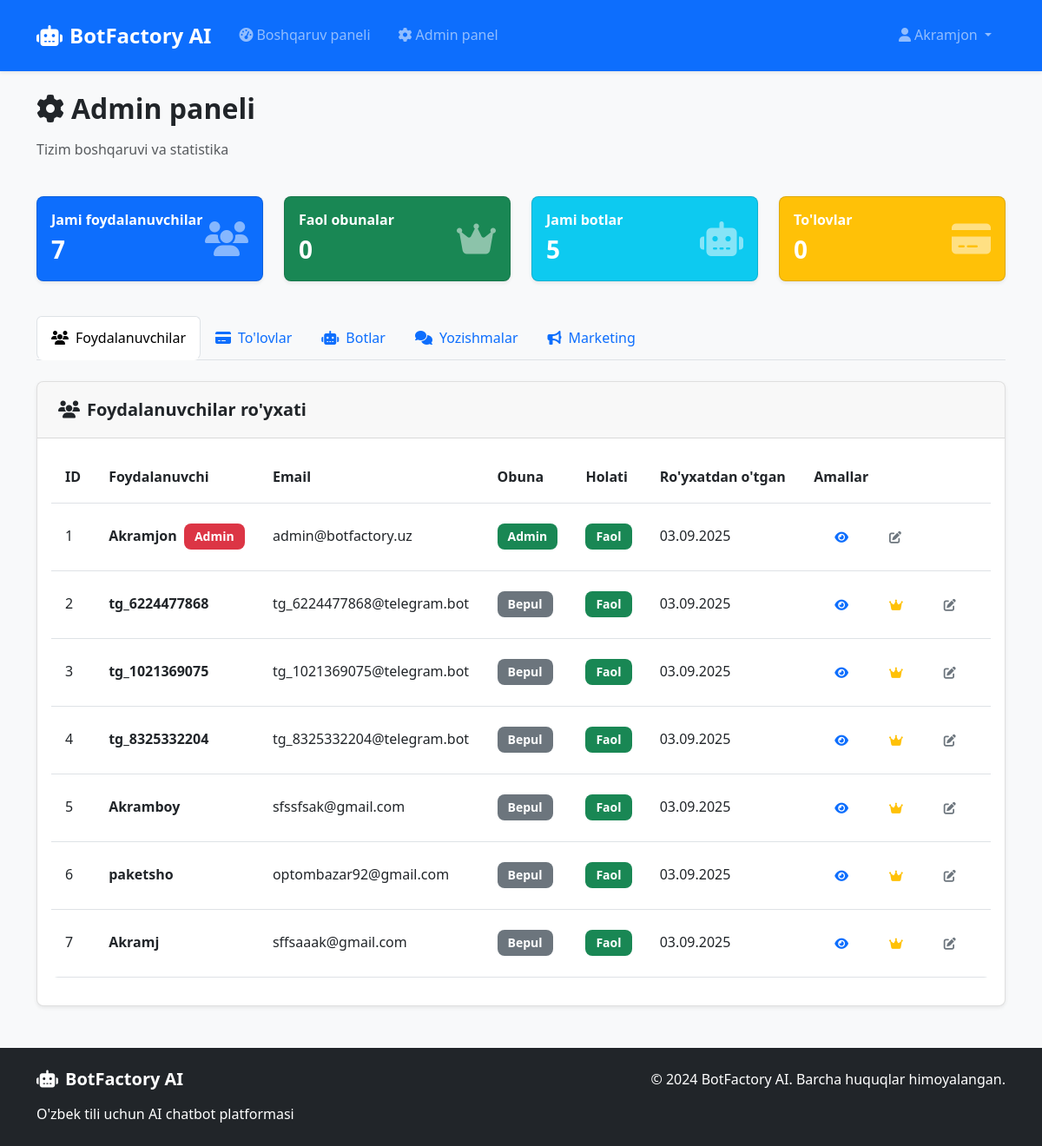
The page /admin/ (signed in) on the database its author committed.
### models.py (models this page shows, shortened)
class User(UserMixin, db.Model):
    id = db.Column(db.Integer, primary_key=True)
    username = db.Column(db.String(64), unique=True, nullable=False)
    email = db.Column(db.String(120), unique=True, nullable=False)
    password_hash = db.Column(db.String(256), nullable=False)
    language = db.Column(db.String(2), default='uz')  # uz/ru/en
    subscription_type = db.Column(db.String(20), default='free')  # free/basic/premium/admin
    subscription_end_date = db.Column(db.DateTime)
    is_admin = db.Column(db.Boolean, default=False)
    _is_active = db.Column('is_active', db.Boolean, default=True)
    created_at = db.Column(db.DateTime, default=datetime.utcnow)
    telegram_id = db.Column(db.String(50), unique=True)
    instagram_id = db.Column(db.String(50), unique=True)
    whatsapp_number = db.Column(db.String(20), unique=True)
    phone_number = db.Column(db.String(20))
    admin_chat_id = db.Column(db.String(50))  # Admin telegram chat ID for notifications
    notification_channel = db.Column(db.String(100))  # Telegram channel for notifications
    notifications_enabled = db.Column(db.Boolean, default=False)
    bots = db.relationship('Bot', backref='owner', lazy=True, cascade='all, delete-orphan')
    payments = db.relationship('Payment', backref='user', lazy=True)
    @property
    def is_active(self):
        return self._is_active
    @is_active.setter
    def is_active(self, value):
        """Allow setting is_active"""
        self._is_active = value

### routes.py (the view)
@main_bp.route('/admin')
@main_bp.route('/admin/')
@login_required
def admin():
    if not current_user.is_admin:
        flash('Sizda admin huquqi yo\'q!', 'error')
        return redirect(url_for('main.dashboard'))
    users = User.query.all()
    payments = Payment.query.order_by(Payment.created_at.desc()).limit(50).all()
    bots = Bot.query.all()
    stats = {
        'total_users': User.query.count(),
        'active_subscriptions': User.query.filter(User.subscription_type.in_(['starter', 'basic', 'premium'])).count(),
        'total_bots': Bot.query.count(),
        'total_payments': Payment.query.filter_by(status='completed').count(),
        'monthly_revenue': Payment.query.filter(
            Payment.status == 'completed',
            Payment.created_at >= datetime.utcnow() - timedelta(days=30)
        ).count()
    }
    broadcasts = BroadcastMessage.query.order_by(BroadcastMessage.created_at.desc()).limit(10).all()
    chat_history = ChatHistory.query.order_by(ChatHistory.created_at.desc()).limit(50).all()
    return render_template('admin.html', users=users, payments=payments,
                         bots=bots, stats=stats, broadcasts=broadcasts, chat_history=chat_history)

### app.py (called while the page is built)
@app.after_request
def after_request(response):
    response.headers["Cache-Control"] = "no-cache, no-store, must-revalidate"
    response.headers["Pragma"] = "no-cache"
    response.headers["Expires"] = "0"
    return response

@login_manager.user_loader
def load_user(user_id):
    from models import User
    return User.query.get(int(user_id))

### templates/admin.html (shortened to what this page needs)
{% extends "base.html" %}
{% block content %}
<div class="row mb-4">
    <div class="col-12">
        <h2><i class="fas fa-cog me-2"></i>Admin paneli</h2>
        <p class="text-muted">Tizim boshqaruvi va statistika</p>
    </div>
</div>
<div class="row mb-4">
    <div class="col-md-3 mb-3">
        <div class="card bg-primary text-white">
            <div class="card-body">
                <div class="d-flex align-items-center">
                    <div class="flex-grow-1">
                        <h6 class="card-title">Jami foydalanuvchilar</h6>
                        <h3 class="mb-0">{{ stats.total_users }}</h3>
                    </div>
                    <div class="fs-1 opacity-50">
                        <i class="fas fa-users"></i>
                    </div>
                </div>
            </div>
        </div>
    </div>
    <div class="col-md-3 mb-3">
        <div class="card bg-success text-white">
            <div class="card-body">
                <div class="d-flex align-items-center">
                    <div class="flex-grow-1">
                        <h6 class="card-title">Faol obunalar</h6>
                        <h3 class="mb-0">{{ stats.active_subscriptions }}</h3>
                    </div>
                    <div class="fs-1 opacity-50">
                        <i class="fas fa-crown"></i>
                    </div>
                </div>
            </div>
        </div>
    </div>
    <div class="col-md-3 mb-3">
        <div class="card bg-info text-white">
            <div class="card-body">
                <div class="d-flex align-items-center">
                    <div class="flex-grow-1">
                        <h6 class="card-title">Jami botlar</h6>
                        <h3 class="mb-0">{{ stats.total_bots }}</h3>
                    </div>
                    <div class="fs-1 opacity-50">
                        <i class="fas fa-robot"></i>
                    </div>
                </div>
            </div>
        </div>
    </div>
    <div class="col-md-3 mb-3">
        <div class="card bg-warning text-white">
            <div class="card-body">
                <div class="d-flex align-items-center">
                    <div class="flex-grow-1">
                        <h6 class="card-title">To'lovlar</h6>
                        <h3 class="mb-0">{{ stats.total_payments }}</h3>
                    </div>
                    <div class="fs-1 opacity-50">
                        <i class="fas fa-credit-card"></i>
                    </div>
                </div>
            </div>
        </div>
    </div>
</div>
<ul class="nav nav-tabs mb-4" id="adminTabs" role="tablist">
    <li class="nav-item" role="presentation">
        <button class="nav-link active" id="users-tab" data-bs-toggle="tab" data-bs-target="#users" type="button">
            <i class="fas fa-users me-2"></i>Foydalanuvchilar
        </button>
    </li>
    <li class="nav-item" role="presentation">
        <button class="nav-link" id="payments-tab" data-bs-toggle="tab" data-bs-target="#payments" type="button">
            <i class="fas fa-credit-card me-2"></i>To'lovlar
        </button>
    </li>
    <li class="nav-item" role="presentation">
        <button class="nav-link" id="bots-tab" data-bs-toggle="tab" data-bs-target="#bots" type="button">
            <i class="fas fa-robot me-2"></i>Botlar
        </button>
    </li>
    <li class="nav-item" role="presentation">
        <button class="nav-link" id="chat-history-tab" data-bs-toggle="tab" data-bs-target="#chat-history" type="button">
            <i class="fas fa-comments me-2"></i>Yozishmalar
        </button>
    </li>
    <li class="nav-item" role="presentation">
        <button class="nav-link" id="marketing-tab" data-bs-toggle="tab" data-bs-target="#marketing" type="button">
            <i class="fas fa-bullhorn me-2"></i>Marketing
        </button>
    </li>
</ul>
<div class="tab-content" id="adminTabsContent">
    <div class="tab-pane fade show active" id="users" role="tabpanel">
        <div class="card">
            <div class="card-header">
                <h5 class="mb-0"><i class="fas fa-users me-2"></i>Foydalanuvchilar ro'yxati</h5>
            </div>
            <div class="card-body">
                <div class="table-responsive">
                    <table class="table table-hover">
                        <thead>
                            <tr>
                                <th>ID</th>
                                <th>Foydalanuvchi</th>
                                <th>Email</th>
                                <th>Obuna</th>
                                <th>Holati</th>
                                <th>Ro'yxatdan o'tgan</th>
                                <th>Amallar</th>
                            </tr>
                        </thead>
                        <tbody>
                            {% for user in users %}
                            <tr>
                                <td>{{ user.id }}</td>
                                <td>
                                    <strong>{{ user.username }}</strong>
                                    {% if user.is_admin %}
                                    <span class="badge bg-danger ms-1">Admin</span>
                                    {% endif %}
                                </td>
                                <td>{{ user.email }}</td>
                                <td>
                                    {% if user.subscription_type == 'free' %}
                                    <span class="badge bg-secondary">Bepul</span>
                                    {% elif user.subscription_type == 'basic' %}
                                    <span class="badge bg-primary">Basic</span>
                                    {% elif user.subscription_type == 'premium' %}
                                    <span class="badge bg-warning">Premium</span>
                                    {% elif user.subscription_type == 'admin' %}
                                    <span class="badge bg-success">Admin</span>
                                    {% endif %}
                                </td>
                                <td>
                                    {% if user.is_active %}
                                    <span class="badge bg-success">Faol</span>
                                    {% else %}
                                    <span class="badge bg-danger">Bloklangan</span>
                                    {% endif %}
                                </td>
                                <td>{{ user.created_at.strftime('%d.%m.%Y') }}</td>
                                <td>
                                    <div class="btn-group btn-group-sm">
                                        <button class="btn btn-outline-primary" title="Ko'rish">
                                            <i class="fas fa-eye"></i>
                                        </button>
                                        {% if user.subscription_type != 'admin' %}
                                        <button class="btn btn-outline-warning"
                                                title="Obunani o'zgartirish"
                                                data-bs-toggle="modal"
                                                data-bs-target="#changeSubscriptionModal"
                                                data-user-id="{{ user.id }}"
                                                data-user-name="{{ user.username }}"
                                                data-current-subscription="{{ user.subscription_type }}">
                                            <i class="fas fa-crown"></i>
                                        </button>
                                        {% endif %}
                                        <button class="btn btn-outline-secondary" title="Tahrirlash">
                                            <i class="fas fa-edit"></i>
                                        </button>
                                    </div>
                                </td>
                            </tr>
                            {% endfor %}
                        </tbody>
                    </table>
                </div>
            </div>
        </div>
    </div>
</div>
{% endblock %}

### templates/base.html (shortened to what this page needs)
<!DOCTYPE html>
<html lang="uz">
<head>
    <link href="https://cdn.jsdelivr.net/npm/bootstrap@5.3.0/dist/css/bootstrap.min.css" rel="stylesheet">
    <link href="https://cdnjs.cloudflare.com/ajax/libs/font-awesome/6.4.0/css/all.min.css" rel="stylesheet">
    <link href="{{ url_for('static', filename='css/style.css') }}?v=2024030312" rel="stylesheet">
</head>
<body>
    <nav class="navbar navbar-expand-lg navbar-dark bg-primary">
        <div class="container">
            <a class="navbar-brand" href="{{ url_for('main.index') }}">
                <i class="fas fa-robot me-2"></i>BotFactory AI
            </a>
            <div class="collapse navbar-collapse" id="navbarNav">
                <ul class="navbar-nav me-auto">
                    {% if current_user.is_authenticated %}
                        <li class="nav-item">
                            <a class="nav-link" href="{{ url_for('main.dashboard') }}">
                                <i class="fas fa-tachometer-alt me-1"></i>Boshqaruv paneli
                            </a>
                        </li>
                        {% if current_user.is_admin %}
                        <li class="nav-item">
                            <a class="nav-link" href="{{ url_for('main.admin') }}">
                                <i class="fas fa-cog me-1"></i>Admin panel
                            </a>
                        </li>
                        {% endif %}
                    {% endif %}
                </ul>
                <ul class="navbar-nav">
                    {% if current_user.is_authenticated %}
                        <li class="nav-item dropdown">
                            <a class="nav-link dropdown-toggle" href="#" role="button" data-bs-toggle="dropdown">
                                <i class="fas fa-user me-1"></i>{{ current_user.username }}
                            </a>
                        </li>
                    {% endif %}
                </ul>
            </div>
        </div>
    </nav>
    <main class="container my-4">
        {% block content %}{% endblock %}
    </main>
    <footer class="bg-dark text-white py-4 mt-5">
        <div class="container">
            <div class="row">
                <div class="col-md-6">
                    <h5><i class="fas fa-robot me-2"></i>BotFactory AI</h5>
                    <p class="mb-0">O'zbek tili uchun AI chatbot platformasi</p>
                </div>
                <div class="col-md-6 text-md-end">
                    <p class="mb-0">&copy; 2024 BotFactory AI. Barcha huquqlar himoyalangan.</p>
                </div>
            </div>
        </div>
    </footer>
</body>
</html>

### static/css/style.css (style rules this page uses)
:root { --primary-color: #0d6efd; --secondary-color: #6c757d; --success-color: #198754; --warning-color: #ffc107; --danger-color: #dc3545; --info-color: #0dcaf0; --dark-color: #212529; --light-color: #f8f9fa; --gradient-primary: linear-gradient(135deg, #667eea 0%, #764ba2 100%); --gradient-success: linear-gradient(135deg, #4facfe 0%, #00f2fe 100%); --gradient-warning: linear-gradient(135deg, #fa709a 0%, #fee140 100%); --border-radius: 0.5rem; --box-shadow: 0 0.125rem 0.25rem rgba(0, 0, 0, 0.075); --box-shadow-lg: 0 1rem 3rem rgba(0, 0, 0, 0.175); }
body { font-family: 'Segoe UI', Tahoma, Geneva, Verdana, sans-serif; line-height: 1.6; background-color: #f8f9fa; }
h1, h2, h3, h4, h5, h6 { font-weight: 600; margin-bottom: 1rem; }
.btn { border-radius: var(--border-radius); font-weight: 500; padding: 0.75rem 1.5rem; transition: all 0.3s ease; border: none; text-decoration: none; }
.card { border-radius: var(--border-radius); box-shadow: var(--box-shadow); border: 1px solid rgba(0, 0, 0, 0.125); transition: all 0.3s ease; }
.card-header { border-radius: var(--border-radius) var(--border-radius) 0 0 !important; border-bottom: 1px solid rgba(0, 0, 0, 0.125); padding: 1.25rem 1.5rem; }
.navbar { box-shadow: var(--box-shadow); padding: 1rem 0; }
.navbar-brand { font-weight: 700; font-size: 1.5rem; }
.nav-link { font-weight: 500; padding: 0.75rem 1rem !important; border-radius: var(--border-radius); transition: all 0.3s ease; }
.table { border-radius: var(--border-radius); overflow: hidden; }
.table th { font-weight: 600; border-top: none; padding: 1rem; }
.table td { padding: 1rem; vertical-align: middle; }
.badge { padding: 0.5rem 0.75rem; font-size: 0.875rem; border-radius: var(--border-radius); }
footer { background-color: var(--dark-color) !important; margin-top: 3rem; }
.fade-in-up { animation: fadeInUp 0.6s ease-out; }

### rows shown on the page
User: username "Akramjon", id "1", is_admin "Admin", email "admin@botfactory.uz", subscription_type "Admin", is_active "Faol", created_at "03.09.2025"
User: id "2", username "tg_6224477868", email "tg_6224477868@telegram.bot", subscription_type "Bepul", is_active "Faol", created_at "03.09.2025"
User: id "3", username "tg_1021369075", email "tg_1021369075@telegram.bot", subscription_type "Bepul", is_active "Faol", created_at "03.09.2025"
User: id "4", username "tg_8325332204", email "tg_8325332204@telegram.bot", subscription_type "Bepul", is_active "Faol", created_at "03.09.2025"
User: id "5", username "Akramboy", email "sfssfsak@gmail.com", subscription_type "Bepul", is_active "Faol", created_at "03.09.2025"
User: id "6", username "paketsho", email "optombazar92@gmail.com", subscription_type "Bepul", is_active "Faol", created_at "03.09.2025"
User: id "7", username "Akramj", email "sffsaaak@gmail.com", subscription_type "Bepul", is_active "Faol", created_at "03.09.2025"

### other values the page prints
{{ stats.total_users }} "7"
{{ stats.active_subscriptions }} "0"
{{ stats.total_bots }} "5"
{{ stats.total_payments }} "0"
